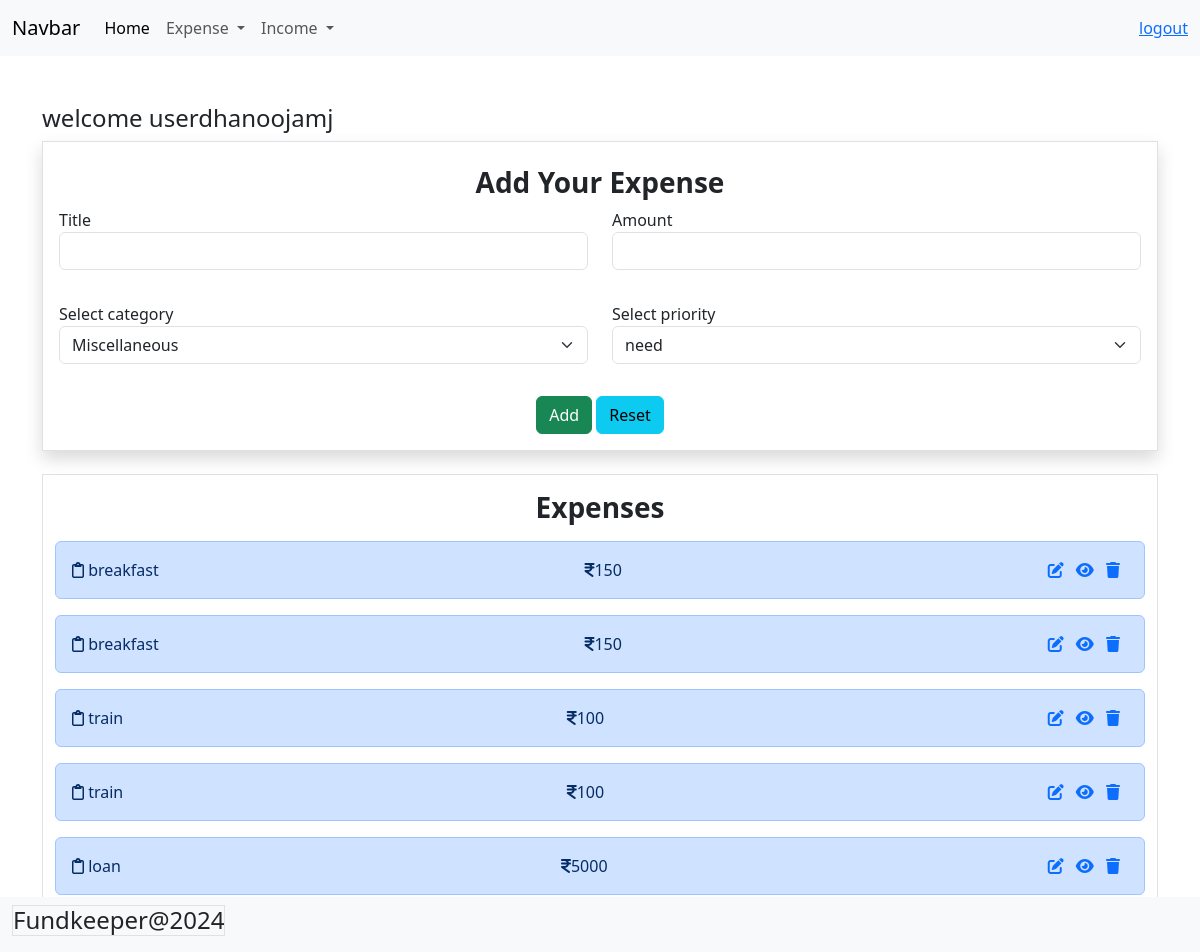
Screenshot of /expense/add/ (signed in) with the database file from the repository.
### budget/models.py (models this page shows, shortened)
class Expense(models.Model):
    title=models.CharField(max_length=200)
    amount=models.PositiveIntegerField()
    expense_categories = (
        ("Housing", "Housing"),
        ("Transportation", "Transportation"),
        ("Food", "Food"),
        ("Health", "Health"),
        ("Entertainment", "Entertainment"),
        ("DebtPayments", "Debt Payments"),
        ("PersonalCare", "Personal Care"),
        ("Education", "Education"),
        ("Savings", "Savings"),
        ("Miscellaneous", "Miscellaneous")
    )
    category=models.CharField(max_length=200,choices=expense_categories,default="Miscellaneous")
    user_object=models.ForeignKey(User,on_delete=models.CASCADE)
    created_date=models.DateTimeField(auto_now_add=True)
    priority_options=(
        ("need","need"),
        ("want","want")
    )
    priority=models.CharField(max_length=200,choices=priority_options,default="need")

### budget/views.py (the view, shortened to what this page needs)
# urls.py: path('expense/add/',views.ExpenseCreateView.as_view(),name="expense-add"),
@method_decorator(signin_required,name="dispatch")
class ExpenseCreateView(View):
    def get(self,request,*args,**kwargs):
        form_instance=ExpenseModelForm()
        qs=Expense.objects.filter(user_object=request.user) #logined user expense only
        return render(request,"expense_create.html",{"form":form_instance,"data":qs})

### budget/forms.py
class ExpenseModelForm(forms.ModelForm):
    class Meta:
        model=Expense
        exclude=("id","created_date","user_object")
        widgets={
            "title":forms.TextInput(attrs={"class":"form-control mb-3"}),
            "amount":forms.NumberInput(attrs={"class":"form-control mb-3"}),
            "category":forms.Select(attrs={"class":"form-control form-select mb-3"}),
            "priority":forms.Select(attrs={"class":"form-control form-select mb-3"}),
        }

### budget/templates/expense_create.html (shortened to what this page needs)
{%extends 'base.html'%}
{%block main_block%}
<div class="container mt-5">
    <h4>welcome user{{request.user}}</h4>
    <div class="container-fluid border p-3 shadow mb-4"
    data-aos="zoom-out-up"
    data-aos-easing="ease-out-cubic"
    data-aos-duration="2000">
        <h3 class="text-center fw-bold my-2">Add Your Expense</h3>
        <form action="" method="post">
            <div class="mb-3">
               <div class="row">
                <div class="col-6">
                    <label for="">Title</label>
                    {{form.title}}
                </div>
                <div class="col-6">
                    <label for="">Amount</label>
                    {{form.amount}}
                </div>
               </div>
            </div>
            <div class="mb-3">
                <div class="row">
                 <div class="col-6">
                     <label for="">Select category</label>
                     {{form.category}}
                 </div>
                 <div class="col-6">
                     <label for="">Select priority</label>
                     {{form.priority}}
                 </div>
                </div>
             </div>
             <div class="d-flex justify-content-center mt-3">
               <div>
                <button type="submit" class="btn btn-success">Add</button>
                <button type="reset" class="btn btn-info">Reset</button>
               </div>
             </div>
        </form>
    </div>
    <div class="container-fluid border mb-3">
        <h3 class="text-center fw-bold my-3">Expenses</h3>
        {%for e in data%}
        <div class="alert alert-primary d-flex justify-content-between" role="alert" data-aos="fade-down"
        data-aos-easing="linear"
        data-aos-duration="1000">
           <div> <i class="fa-regular fa-clipboard"></i> {{e.title}}</div>
         <div>   <i class="fa-solid fa-indian-rupee-sign"></i>{{e.amount}}</div>
            <div>
                <a href="{%url 'expense-update' e.id%}" class="me-2"><i class="fa-solid fa-pen-to-square"> </i></a>
                <a href="{%url 'expense-detail' e.id%}" class="me-2"><i class="fa-solid fa-eye"></i></a>
                <a href="{%url 'expense-delete' e.id%}" class="me-2"><i class="fa-solid fa-trash"></i></a>
            </div>
          </div>
        {%endfor%}
    </div>
</div>
{%endblock%}
{%block script_block%}
<script src="https://unpkg.com/aos@2.3.1/dist/aos.js"></script>HB
{%endblock%}

### rows the page displays
Expense: title "breakfast", amount "150"
Expense: title "breakfast", amount "150"
Expense: title "train", amount "100"
Expense: title "train", amount "100"
Expense: title "loan", amount "5000"

### other values shown
{{ request.user }} "dhanoojamj"
